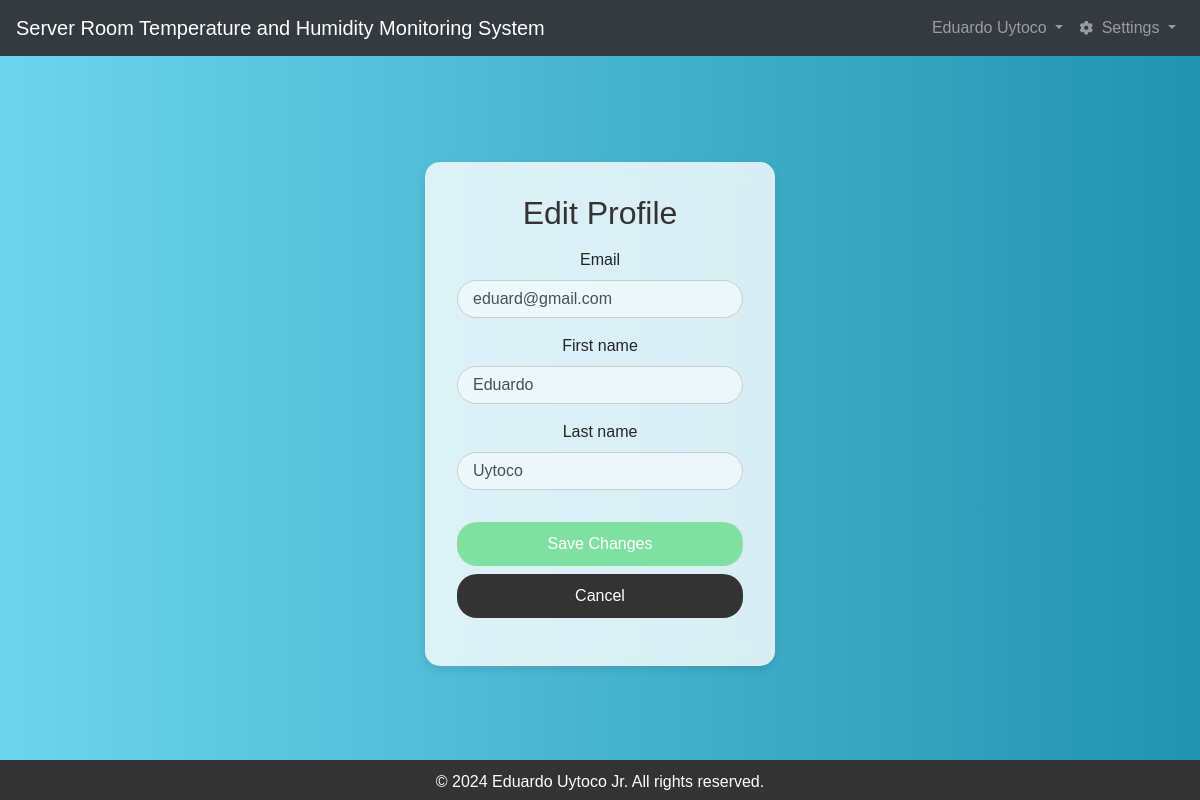
/edit-profile/ (signed in), run on the app's committed database.
### accounts/models.py (models this page shows, shortened)
class User(AbstractBaseUser, PermissionsMixin):
    email = models.EmailField(unique=True)
    first_name = models.CharField(max_length=30)
    last_name = models.CharField(max_length=30)
    is_active = models.BooleanField(default=True)
    is_staff = models.BooleanField(default=False)
    objects = UserManager()
    USERNAME_FIELD = 'email'
    REQUIRED_FIELDS = ['first_name', 'last_name']

### accounts/views.py (the view)
# urls.py: path('edit-profile/', views.edit_profile, name='edit-profile'),
@login_required
def edit_profile(request):
    if request.method == 'POST':
        form = UserEditForm(request.POST, instance=request.user)
        if form.is_valid():
            form.save()
            return redirect('monitoring:dashboard')
    else:
        form = UserEditForm(instance=request.user)
    return render(request, 'accounts/edit_profile.html', {'form': form, 'show_navbar': True})

### accounts/forms.py (shortened to what this page needs)
class UserEditForm(forms.ModelForm):
    class Meta:
        model = User
        fields = ['email', 'first_name', 'last_name']
        widgets = {
            'email': forms.EmailInput(attrs={'class': 'form-control'}),
            'first_name': forms.TextInput(attrs={'class': 'form-control'}),
            'last_name': forms.TextInput(attrs={'class': 'form-control'}),
        }
    def __init__(self, *args, **kwargs):
        super(UserEditForm, self).__init__(*args, **kwargs)
        for field in self.fields:
            self.fields[field].widget.attrs.update({
                'class': 'form-control'
            })

### accounts/templates/accounts/edit_profile.html (shortened to what this page needs)
{% extends 'base.html' %}
{% load static %}
{% block content %}
<link rel="stylesheet" href="{% static 'css/edit_profile.css' %}">
<div class="edit_profile-container">
    <div class="edit_profile-card">
        <h2 class="edit_profile-title">Edit Profile</h2>
        <form method="post" class="edit_profile-form">
            {% for field in form %}
            <div class="form-group">
                <label for="{{ field.id_for_label }}">{{ field.label }}</label>
                <input type="{{ field.field.widget.input_type }}"
                       name="{{ field.name }}"
                       class="form-field {{ field.field.widget.attrs.class }}"
                       placeholder="{{ field.label }}"
                       id="id_{{ field.name }}"
                       value="{{ field.value|default_if_none:'' }}"
                       {% if field.field.required %}required{% endif %}>
            </div>
            {% endfor %}
            <div class="form-group">
                <button type="submit" class="edit_profile-btn">Save Changes</button>
                <a href="{% url 'monitoring:dashboard' %}" class="btn btn-secondary btn-block">Cancel</a>
            </div>
        </form>
    </div>
</div>
{% endblock %}

### core/templates/base.html (shortened to what this page needs)
<!DOCTYPE html>
<html lang="en">
<head>
  {% load static %}
  <link href="https://stackpath.bootstrapcdn.com/bootstrap/4.5.2/css/bootstrap.min.css" rel="stylesheet">
  <link href="https://cdnjs.cloudflare.com/ajax/libs/font-awesome/5.15.1/css/all.min.css" rel="stylesheet">
  <link rel="stylesheet" href="{% static 'css/base.css' %}">
</head>
<body>
    <header>
      {% if show_navbar %}
      <nav class="navbar navbar-expand-lg navbar-dark bg-dark">
          <a class="navbar-brand" href="#">Server Room Temperature and Humidity Monitoring System</a>
          <div class="collapse navbar-collapse" id="navbarNav">
              <ul class="navbar-nav ml-auto">
                  {% if user.is_authenticated %}
                      <li class="nav-item dropdown">
                        <a class="nav-link dropdown-toggle" href="#" id="navbarDropdown" role="button" data-toggle="dropdown" aria-haspopup="true" aria-expanded="false">
                            {{ user.first_name|capfirst }} {{ user.last_name|capfirst }}
                        </a>
                      </li>
                      <li class="nav-item dropdown">
                        <a class="nav-link dropdown-toggle" href="#" id="navbarDropdown" role="button" data-toggle="dropdown" aria-haspopup="true" aria-expanded="false">
                            <i class="fas fa-cog fa-sm mr-1"></i> Settings
                        </a>
                    </li>
                  {% else %}
                      <li class="nav-item">
                          <a href="{% url 'accounts:register' %}" class="register">Register</a>
                      </li>
                  {% endif %}
              </ul>
          </div>
      </nav>
      {% endif %}    </header>
    <main>
        {% block content %}{% endblock %}
    </main>
    <footer>
        <p>&copy; 2024 Eduardo Uytoco Jr. All rights reserved.</p>
    </footer>
</body>
  </html>

### core/static/css/base.css (style rules this page uses)
html, body { margin: 0; padding: 0; height: 100%; }
body { display: flex; flex-direction: column; }
header { height: 60px; }
main { flex-grow: 1; padding: 1rem; overflow-y: auto; margin-top: -60px; margin-bottom: -40px; }
.navbar { background-color: #333; color: white; }
.navbar-brand { white-space: nowrap; overflow: hidden; text-overflow: ellipsis; }
.navbar-nav .nav-link { color: #007bff; }
footer { background-color: #333; color: white; text-align: center; padding: 10px 0; height: 40px; }
h1, h2, h3, h4, h5, h6 { margin-bottom: .5rem; font-weight: 500; line-height: 1.2; }
p { margin-top: 0; margin-bottom: 1rem; }
.navbar-brand { max-width: 60%; white-space: nowrap; overflow: hidden; text-overflow: ellipsis; }

### accounts/static/css/edit_profile.css (style rules this page uses)
body, html { height: 100%; margin: 0; font-family: 'Arial', sans-serif; background: linear-gradient(to right, #6dd5ed, #2193b0); }
.edit_profile-container { display: flex; justify-content: center; align-items: center; height: 100vh; padding: 20px; }
.edit_profile-card { background: rgba(255, 255, 255, 0.8); backdrop-filter: blur(10px); padding: 2rem; border-radius: 15px; box-shadow: 0 4px 8px rgba(0, 0, 0, 0.1); width: 350px; text-align: center; }
.edit_profile-title { color: #333; margin-bottom: 1rem; }
.edit_profile-form { display: flex; flex-direction: column; }
.form-group { margin-bottom: 1rem; }
.form-field { border: 1px solid #ccc; border-radius: 20px; padding: 10px 15px; font-size: 1rem; background-color: rgba(255, 255, 255, 0.5); width: 100%; }
.edit_profile-btn { background-color: #80e0a1; color: white; padding: 10px 15px; border: none; border-radius: 20px; cursor: pointer; margin-top: 1rem; width: 100%; }
.btn-secondary { background-color: #333; color: white; border: none; border-radius: 20px; padding: 10px 15px; cursor: pointer; margin-top: 0.5rem; }

### accounts/templates/accounts/edit_profile.html (style rules this page uses)
.navbar { z-index: 1050; }

### data on the page
User: first_name "Eduardo", last_name "Uytoco", email "eduard@gmail.com" "Eduardo" "Uytoco"

### other printed values
{{ field.label }} "Email" "First name" "Last name"
